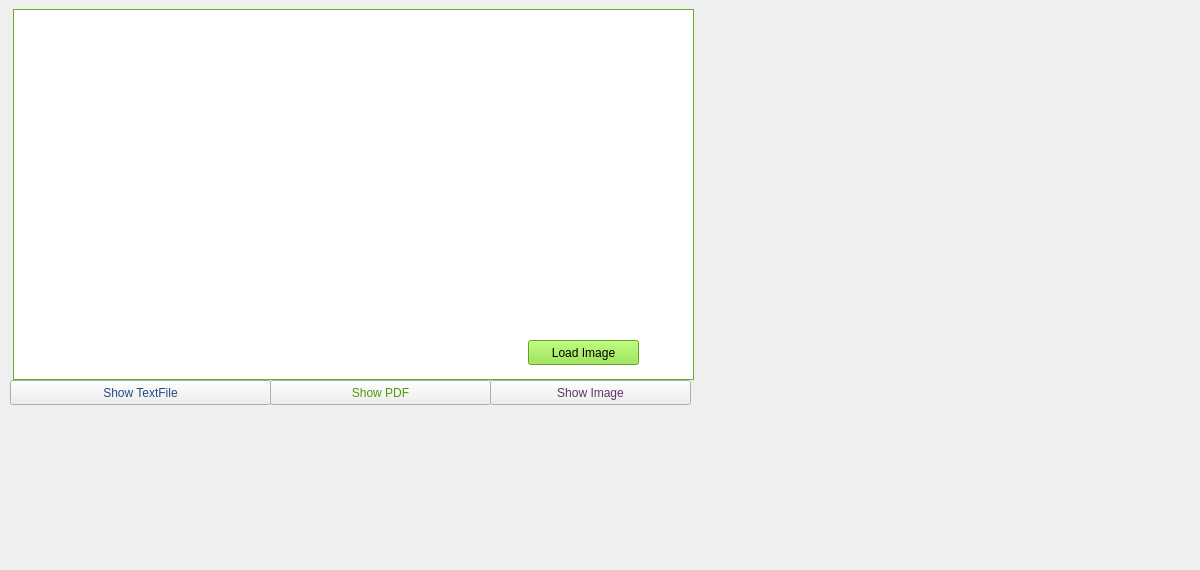
  <widget class="QWidget" name="centralWidget">
   <widget class="QPushButton" name="pushButton">
    <property name="geometry">
     <rect>
      <x>10</x>
      <y>380</y>
      <width>261</width>
      <height>25</height>
     </rect>
    </property>
    <property name="styleSheet">
     <string notr="true">font: 63 italic bold 11pt &quot;URW Bookman&quot;;
color: rgb(32, 74, 135)</string>
    </property>
    <property name="text">
     <string>Show TextFile</string>
    </property>
   </widget>
   <widget class="QTextEdit" name="textEdit">
    <property name="geometry">
     <rect>
      <x>13</x>
      <y>9</y>
      <width>681</width>
      <height>371</height>
     </rect>
    </property>
    <property name="palette">
     <palette>
      <active>
       <colorrole role="WindowText">
        <brush brushstyle="SolidPattern">
         <color alpha="255">
          <red>0</red>
          <green>0</green>
          <blue>0</blue>
         </color>
        </brush>
       </colorrole>
       <colorrole role="Button">
        <brush brushstyle="SolidPattern">
         <color alpha="255">
          <red>138</red>
          <green>226</green>
          <blue>52</blue>
         </color>
        </brush>
       </colorrole>
       <colorrole role="Light">
        <brush brushstyle="SolidPattern">
         <color alpha="255">
          <red>198</red>
          <green>255</green>
          <blue>143</blue>
         </color>
        </brush>
       </colorrole>
       <colorrole role="Midlight">
        <brush brushstyle="SolidPattern">
         <color alpha="255">
          <red>168</red>
          <green>240</green>
          <blue>97</blue>
         </color>
        </brush>
       </colorrole>
       <colorrole role="Dark">
        <brush brushstyle="SolidPattern">
         <color alpha="255">
          <red>69</red>
          <green>113</green>
          <blue>26</blue>
         </color>
        </brush>
       </colorrole>
       <colorrole role="Mid">
        <brush brushstyle="SolidPattern">
         <color alpha="255">
          <red>92</red>
          <green>151</green>
          <blue>34</blue>
         </color>
        </brush>
       </colorrole>
       <colorrole role="Text">
        <brush brushstyle="SolidPattern">
         <color alpha="255">
          <red>0</red>
          <green>0</green>
          <blue>0</blue>
         </color>
        </brush>
       </colorrole>
       <colorrole role="BrightText">
        <brush brushstyle="SolidPattern">
         <color alpha="255">
          <red>255</red>
          <green>255</green>
          <blue>255</blue>
         </color>
        </brush>
       </colorrole>
       <colorrole role="ButtonText">
        <brush brushstyle="SolidPattern">
         <color alpha="255">
          <red>0</red>
          <green>0</green>
          <blue>0</blue>
         </color>
        </brush>
       </colorrole>
       <colorrole role="Base">
        <brush brushstyle="SolidPattern">
         <color alpha="255">
          <red>255</red>
          <green>255</green>
          <blue>255</blue>
         </color>
        </brush>
       </colorrole>
       <colorrole role="Window">
        <brush brushstyle="SolidPattern">
         <color alpha="255">
          <red>138</red>
          <green>226</green>
          <blue>52</blue>
         </color>
        </brush>
       </colorrole>
       <colorrole role="Shadow">
        <brush brushstyle="SolidPattern">
         <color alpha="255">
          <red>0</red>
          <green>0</green>
          <blue>0</blue>
         </color>
        </brush>
       </colorrole>
       <colorrole role="AlternateBase">
        <brush brushstyle="SolidPattern">
         <color alpha="255">
          <red>196</red>
          <green>240</green>
          <blue>153</blue>
         </color>
        </brush>
       </colorrole>
       <colorrole role="ToolTipBase">
        <brush brushstyle="SolidPattern">
         <color alpha="255">
          <red>255</red>
          <green>255</green>
          <blue>220</blue>
         </color>
        </brush>
       </colorrole>
       <colorrole role="ToolTipText">
        <brush brushstyle="SolidPattern">
         <color alpha="255">
          <red>0</red>
          <green>0</green>
          <blue>0</blue>
         </color>
        </brush>
       </colorrole>
       <colorrole role="PlaceholderText">
        <brush brushstyle="SolidPattern">
         <color alpha="128">
          <red>0</red>
          <green>0</green>
          <blue>0</blue>
         </color>
        </brush>
       </colorrole>
      </active>
      <inactive>
       <colorrole role="WindowText">
        <brush brushstyle="SolidPattern">
         <color alpha="255">
          <red>0</red>
          <green>0</green>
          <blue>0</blue>
         </color>
        </brush>
       </colorrole>
       <colorrole role="Button">
        <brush brushstyle="SolidPattern">
         <color alpha="255">
          <red>138</red>
          <green>226</green>
          <blue>52</blue>
         </color>
        </brush>
       </colorrole>
       <colorrole role="Light">
        <brush brushstyle="SolidPattern">
         <color alpha="255">
          <red>198</red>
          <green>255</green>
          <blue>143</blue>
         </color>
        </brush>
       </colorrole>
       <colorrole role="Midlight">
        <brush brushstyle="SolidPattern">
         <color alpha="255">
          <red>168</red>
          <green>240</green>
          <blue>97</blue>
         </color>
        </brush>
       </colorrole>
       <colorrole role="Dark">
        <brush brushstyle="SolidPattern">
         <color alpha="255">
          <red>69</red>
          <green>113</green>
          <blue>26</blue>
         </color>
        </brush>
       </colorrole>
       <colorrole role="Mid">
        <brush brushstyle="SolidPattern">
         <color alpha="255">
          <red>92</red>
          <green>151</green>
          <blue>34</blue>
         </color>
        </brush>
       </colorrole>
       <colorrole role="Text">
        <brush brushstyle="SolidPattern">
         <color alpha="255">
          <red>0</red>
          <green>0</green>
          <blue>0</blue>
         </color>
        </brush>
       </colorrole>
       <colorrole role="BrightText">
        <brush brushstyle="SolidPattern">
         <color alpha="255">
          <red>255</red>
          <green>255</green>
          <blue>255</blue>
         </color>
        </brush>
       </colorrole>
       <colorrole role="ButtonText">
        <brush brushstyle="SolidPattern">
         <color alpha="255">
          <red>0</red>
          <green>0</green>
          <blue>0</blue>
         </color>
        </brush>
       </colorrole>
       <colorrole role="Base">
        <brush brushstyle="SolidPattern">
         <color alpha="255">
          <red>255</red>
          <green>255</green>
          <blue>255</blue>
         </color>
        </brush>
       </colorrole>
       <colorrole role="Window">
        <brush brushstyle="SolidPattern">
         <color alpha="255">
          <red>138</red>
          <green>226</green>
          <blue>52</blue>
         </color>
        </brush>
       </colorrole>
       <colorrole role="Shadow">
        <brush brushstyle="SolidPattern">
         <color alpha="255">
          <red>0</red>
          <green>0</green>
          <blue>0</blue>
         </color>
        </brush>
       </colorrole>
       <colorrole role="AlternateBase">
        <brush brushstyle="SolidPattern">
         <color alpha="255">
          <red>196</red>
          <green>240</green>
          <blue>153</blue>
         </color>
        </brush>
       </colorrole>
       <colorrole role="ToolTipBase">
        <brush brushstyle="SolidPattern">
         <color alpha="255">
          <red>255</red>
          <green>255</green>
          <blue>220</blue>
         </color>
        </brush>
       </colorrole>
       <colorrole role="ToolTipText">
        <brush brushstyle="SolidPattern">
         <color alpha="255">
          <red>0</red>
          <green>0</green>
          <blue>0</blue>
         </color>
        </brush>
       </colorrole>
       <colorrole role="PlaceholderText">
        <brush brushstyle="SolidPattern">
         <color alpha="128">
          <red>0</red>
          <green>0</green>
          <blue>0</blue>
         </color>
        </brush>
       </colorrole>
      </inactive>
      <disabled>
       <colorrole role="WindowText">
        <brush brushstyle="SolidPattern">
         <color alpha="255">
          <red>69</red>
          <green>113</green>
          <blue>26</blue>
         </color>
        </brush>
       </colorrole>
       <colorrole role="Button">
        <brush brushstyle="SolidPattern">
         <color alpha="255">
          <red>138</red>
          <green>226</green>
          <blue>52</blue>
         </color>
        </brush>
       </colorrole>
       <colorrole role="Light">
        <brush brushstyle="SolidPattern">
         <color alpha="255">
          <red>198</red>
          <green>255</green>
          <blue>143</blue>
         </color>
        </brush>
       </colorrole>
       <colorrole role="Midlight">
        <brush brushstyle="SolidPattern">
         <color alpha="255">
          <red>168</red>
          <green>240</green>
          <blue>97</blue>
         </color>
        </brush>
       </colorrole>
       <colorrole role="Dark">
        <brush brushstyle="SolidPattern">
         <color alpha="255">
          <red>69</red>
          <green>113</green>
          <blue>26</blue>
         </color>
        </brush>
       </colorrole>
       <colorrole role="Mid">
        <brush brushstyle="SolidPattern">
         <color alpha="255">
          <red>92</red>
          <green>151</green>
          <blue>34</blue>
         </color>
        </brush>
       </colorrole>
       <colorrole role="Text">
        <brush brushstyle="SolidPattern">
         <color alpha="255">
          <red>69</red>
          <green>113</green>
          <blue>26</blue>
         </color>
        </brush>
       </colorrole>
       <colorrole role="BrightText">
        <brush brushstyle="SolidPattern">
         <color alpha="255">
          <red>255</red>
          <green>255</green>
          <blue>255</blue>
         </color>
        </brush>
       </colorrole>
       <colorrole role="ButtonText">
        <brush brushstyle="SolidPattern">
         <color alpha="255">
          <red>69</red>
          <green>113</green>
          <blue>26</blue>
         </color>
        </brush>
       </colorrole>
       <colorrole role="Base">
        <brush brushstyle="SolidPattern">
         <color alpha="255">
          <red>138</red>
          <green>226</green>
          <blue>52</blue>
         </color>
        </brush>
       </colorrole>
       <colorrole role="Window">
        <brush brushstyle="SolidPattern">
         <color alpha="255">
          <red>138</red>
          <green>226</green>
          <blue>52</blue>
         </color>
        </brush>
       </colorrole>
       <colorrole role="Shadow">
        <brush brushstyle="SolidPattern">
         <color alpha="255">
          <red>0</red>
          <green>0</green>
          <blue>0</blue>
         </color>
        </brush>
       </colorrole>
       <colorrole role="AlternateBase">
        <brush brushstyle="SolidPattern">
         <color alpha="255">
          <red>138</red>
          <green>226</green>
          <blue>52</blue>
         </color>
        </brush>
       </colorrole>
       <colorrole role="ToolTipBase">
        <brush brushstyle="SolidPattern">
         <color alpha="255">
          <red>255</red>
          <green>255</green>
          <blue>220</blue>
         </color>
        </brush>
       </colorrole>
       <colorrole role="ToolTipText">
        <brush brushstyle="SolidPattern">
         <color alpha="255">
          <red>0</red>
          <green>0</green>
          <blue>0</blue>
         </color>
        </brush>
       </colorrole>
       <colorrole role="PlaceholderText">
        <brush brushstyle="SolidPattern">
         <color alpha="128">
          <red>0</red>
          <green>0</green>
          <blue>0</blue>
         </color>
        </brush>
       </colorrole>
      </disabled>
     </palette>
    </property>
    <property name="autoFillBackground">
     <bool>false</bool>
    </property>
    <property name="styleSheet">
     <string notr="true">font: 11pt &quot;Ubuntu Condensed&quot;;
color: rgb(239, 41, 41);</string>
    </property>
   </widget>
   <widget class="QPushButton" name="pushButton_2">
    <property name="geometry">
     <rect>
      <x>270</x>
      <y>380</y>
      <width>221</width>
      <height>25</height>
     </rect>
    </property>
    <property name="styleSheet">
     <string notr="true">font: 63 italic bold 11pt &quot;URW Bookman&quot;;
color: rgb(78, 154, 6)</string>
    </property>
    <property name="text">
     <string>Show PDF</string>
    </property>
   </widget>
   <widget class="QPushButton" name="pushButton_3">
    <property name="geometry">
     <rect>
      <x>490</x>
      <y>380</y>
      <width>201</width>
      <height>25</height>
     </rect>
    </property>
    <property name="styleSheet">
     <string notr="true">font: 63 italic bold 11pt &quot;URW Bookman&quot;;
color: rgb(92, 53, 102);</string>
    </property>
    <property name="text">
     <string>Show Image</string>
    </property>
   </widget>
   <widget class="QLabel" name="label">
    <property name="geometry">
     <rect>
      <x>720</x>
      <y>30</y>
      <width>471</width>
      <height>531</height>
     </rect>
    </property>
    <property name="text">
     <string/>
    </property>
   </widget>
   <widget class="QPushButton" name="pushButton_4">
    <property name="geometry">
     <rect>
      <x>528</x>
      <y>340</y>
      <width>111</width>
      <height>25</height>
     </rect>
    </property>
    <property name="palette">
     <palette>
      <active>
       <colorrole role="WindowText">
        <brush brushstyle="SolidPattern">
         <color alpha="255">
          <red>0</red>
          <green>0</green>
          <blue>0</blue>
         </color>
        </brush>
       </colorrole>
       <colorrole role="Button">
        <brush brushstyle="SolidPattern">
         <color alpha="255">
          <red>138</red>
          <green>226</green>
          <blue>52</blue>
         </color>
        </brush>
       </colorrole>
       <colorrole role="Light">
        <brush brushstyle="SolidPattern">
         <color alpha="255">
          <red>198</red>
          <green>255</green>
          <blue>143</blue>
         </color>
        </brush>
       </colorrole>
       <colorrole role="Midlight">
        <brush brushstyle="SolidPattern">
         <color alpha="255">
          <red>168</red>
          <green>240</green>
          <blue>97</blue>
         </color>
        </brush>
       </colorrole>
       <colorrole role="Dark">
        <brush brushstyle="SolidPattern">
         <color alpha="255">
          <red>69</red>
          <green>113</green>
          <blue>26</blue>
         </color>
        </brush>
       </colorrole>
       <colorrole role="Mid">
        <brush brushstyle="SolidPattern">
         <color alpha="255">
          <red>92</red>
          <green>151</green>
          <blue>34</blue>
         </color>
        </brush>
       </colorrole>
       <colorrole role="Text">
        <brush brushstyle="SolidPattern">
         <color alpha="255">
          <red>0</red>
          <green>0</green>
          <blue>0</blue>
         </color>
        </brush>
       </colorrole>
       <colorrole role="BrightText">
        <brush brushstyle="SolidPattern">
         <color alpha="255">
          <red>255</red>
          <green>255</green>
          <blue>255</blue>
         </color>
        </brush>
       </colorrole>
       <colorrole role="ButtonText">
        <brush brushstyle="SolidPattern">
         <color alpha="255">
          <red>0</red>
          <green>0</green>
          <blue>0</blue>
         </color>
        </brush>
       </colorrole>
       <colorrole role="Base">
        <brush brushstyle="SolidPattern">
         <color alpha="255">
          <red>255</red>
          <green>255</green>
          <blue>255</blue>
         </color>
        </brush>
       </colorrole>
       <colorrole role="Window">
        <brush brushstyle="SolidPattern">
         <color alpha="255">
          <red>138</red>
          <green>226</green>
          <blue>52</blue>
         </color>
        </brush>
       </colorrole>
       <colorrole role="Shadow">
        <brush brushstyle="SolidPattern">
         <color alpha="255">
          <red>0</red>
          <green>0</green>
          <blue>0</blue>
         </color>
        </brush>
       </colorrole>
       <colorrole role="AlternateBase">
        <brush brushstyle="SolidPattern">
         <color alpha="255">
          <red>196</red>
          <green>240</green>
          <blue>153</blue>
         </color>
        </brush>
       </colorrole>
       <colorrole role="ToolTipBase">
        <brush brushstyle="SolidPattern">
         <color alpha="255">
          <red>255</red>
          <green>255</green>
          <blue>220</blue>
         </color>
        </brush>
       </colorrole>
       <colorrole role="ToolTipText">
        <brush brushstyle="SolidPattern">
         <color alpha="255">
          <red>0</red>
          <green>0</green>
          <blue>0</blue>
         </color>
        </brush>
       </colorrole>
       <colorrole role="PlaceholderText">
        <brush brushstyle="SolidPattern">
         <color alpha="128">
          <red>0</red>
          <green>0</green>
          <blue>0</blue>
         </color>
        </brush>
       </colorrole>
      </active>
      <inactive>
       <colorrole role="WindowText">
        <brush brushstyle="SolidPattern">
         <color alpha="255">
          <red>0</red>
          <green>0</green>
          <blue>0</blue>
         </color>
        </brush>
       </colorrole>
       <colorrole role="Button">
        <brush brushstyle="SolidPattern">
         <color alpha="255">
          <red>138</red>
          <green>226</green>
          <blue>52</blue>
         </color>
        </brush>
       </colorrole>
       <colorrole role="Light">
        <brush brushstyle="SolidPattern">
         <color alpha="255">
          <red>198</red>
          <green>255</green>
          <blue>143</blue>
         </color>
        </brush>
       </colorrole>
       <colorrole role="Midlight">
        <brush brushstyle="SolidPattern">
         <color alpha="255">
          <red>168</red>
          <green>240</green>
          <blue>97</blue>
         </color>
        </brush>
       </colorrole>
       <colorrole role="Dark">
        <brush brushstyle="SolidPattern">
         <color alpha="255">
          <red>69</red>
          <green>113</green>
          <blue>26</blue>
         </color>
        </brush>
       </colorrole>
       <colorrole role="Mid">
        <brush brushstyle="SolidPattern">
         <color alpha="255">
          <red>92</red>
          <green>151</green>
          <blue>34</blue>
         </color>
        </brush>
       </colorrole>
       <colorrole role="Text">
        <brush brushstyle="SolidPattern">
         <color alpha="255">
          <red>0</red>
          <green>0</green>
          <blue>0</blue>
         </color>
        </brush>
       </colorrole>
       <colorrole role="BrightText">
        <brush brushstyle="SolidPattern">
         <color alpha="255">
          <red>255</red>
          <green>255</green>
          <blue>255</blue>
         </color>
        </brush>
       </colorrole>
       <colorrole role="ButtonText">
        <brush brushstyle="SolidPattern">
         <color alpha="255">
          <red>0</red>
          <green>0</green>
          <blue>0</blue>
         </color>
        </brush>
       </colorrole>
       <colorrole role="Base">
        <brush brushstyle="SolidPattern">
         <color alpha="255">
          <red>255</red>
          <green>255</green>
          <blue>255</blue>
         </color>
        </brush>
       </colorrole>
       <colorrole role="Window">
        <brush brushstyle="SolidPattern">
         <color alpha="255">
          <red>138</red>
          <green>226</green>
          <blue>52</blue>
         </color>
        </brush>
       </colorrole>
       <colorrole role="Shadow">
        <brush brushstyle="SolidPattern">
         <color alpha="255">
          <red>0</red>
          <green>0</green>
          <blue>0</blue>
         </color>
        </brush>
       </colorrole>
       <colorrole role="AlternateBase">
        <brush brushstyle="SolidPattern">
         <color alpha="255">
          <red>196</red>
          <green>240</green>
          <blue>153</blue>
         </color>
        </brush>
       </colorrole>
       <colorrole role="ToolTipBase">
        <brush brushstyle="SolidPattern">
         <color alpha="255">
          <red>255</red>
          <green>255</green>
          <blue>220</blue>
         </color>
        </brush>
       </colorrole>
       <colorrole role="ToolTipText">
        <brush brushstyle="SolidPattern">
         <color alpha="255">
          <red>0</red>
          <green>0</green>
          <blue>0</blue>
         </color>
        </brush>
       </colorrole>
       <colorrole role="PlaceholderText">
        <brush brushstyle="SolidPattern">
         <color alpha="128">
          <red>0</red>
          <green>0</green>
          <blue>0</blue>
         </color>
        </brush>
       </colorrole>
      </inactive>
      <disabled>
       <colorrole role="WindowText">
        <brush brushstyle="SolidPattern">
         <color alpha="255">
          <red>69</red>
          <green>113</green>
          <blue>26</blue>
         </color>
        </brush>
       </colorrole>
       <colorrole role="Button">
        <brush brushstyle="SolidPattern">
         <color alpha="255">
          <red>138</red>
          <green>226</green>
          <blue>52</blue>
         </color>
        </brush>
       </colorrole>
       <colorrole role="Light">
        <brush brushstyle="SolidPattern">
         <color alpha="255">
          <red>198</red>
          <green>255</green>
          <blue>143</blue>
         </color>
        </brush>
       </colorrole>
       <colorrole role="Midlight">
        <brush brushstyle="SolidPattern">
         <color alpha="255">
          <red>168</red>
          <green>240</green>
          <blue>97</blue>
         </color>
        </brush>
       </colorrole>
       <colorrole role="Dark">
        <brush brushstyle="SolidPattern">
         <color alpha="255">
          <red>69</red>
          <green>113</green>
          <blue>26</blue>
         </color>
        </brush>
       </colorrole>
       <colorrole role="Mid">
        <brush brushstyle="SolidPattern">
         <color alpha="255">
          <red>92</red>
          <green>151</green>
          <blue>34</blue>
         </color>
        </brush>
       </colorrole>
       <colorrole role="Text">
        <brush brushstyle="SolidPattern">
         <color alpha="255">
          <red>69</red>
          <green>113</green>
          <blue>26</blue>
         </color>
        </brush>
       </colorrole>
       <colorrole role="BrightText">
        <brush brushstyle="SolidPattern">
         <color alpha="255">
          <red>255</red>
          <green>255</green>
          <blue>255</blue>
         </color>
        </brush>
       </colorrole>
       <colorrole role="ButtonText">
        <brush brushstyle="SolidPattern">
         <color alpha="255">
          <red>69</red>
          <green>113</green>
          <blue>26</blue>
         </color>
        </brush>
       </colorrole>
       <colorrole role="Base">
        <brush brushstyle="SolidPattern">
         <color alpha="255">
          <red>138</red>
          <green>226</green>
          <blue>52</blue>
         </color>
        </brush>
       </colorrole>
       <colorrole role="Window">
        <brush brushstyle="SolidPattern">
         <color alpha="255">
          <red>138</red>
          <green>226</green>
          <blue>52</blue>
         </color>
        </brush>
       </colorrole>
       <colorrole role="Shadow">
        <brush brushstyle="SolidPattern">
         <color alpha="255">
          <red>0</red>
          <green>0</green>
          <blue>0</blue>
         </color>
        </brush>
       </colorrole>
       <colorrole role="AlternateBase">
        <brush brushstyle="SolidPattern">
         <color alpha="255">
          <red>138</red>
          <green>226</green>
          <blue>52</blue>
         </color>
        </brush>
       </colorrole>
       <colorrole role="ToolTipBase">
        <brush brushstyle="SolidPattern">
         <color alpha="255">
          <red>255</red>
          <green>255</green>
          <blue>220</blue>
         </color>
        </brush>
       </colorrole>
       <colorrole role="ToolTipText">
        <brush brushstyle="SolidPattern">
         <color alpha="255">
          <red>0</red>
          <green>0</green>
          <blue>0</blue>
         </color>
        </brush>
       </colorrole>
       <colorrole role="PlaceholderText">
        <brush brushstyle="SolidPattern">
         <color alpha="128">
          <red>0</red>
          <green>0</green>
          <blue>0</blue>
         </color>
        </brush>
       </colorrole>
      </disabled>
     </palette>
    </property>
    <property name="cursor">
     <cursorShape>ArrowCursor</cursorShape>
    </property>
    <property name="styleSheet">
     <string notr="true">font: 75 bold 15pt &quot;Yrsa&quot;;</string>
    </property>
    <property name="text">
     <string>Load Image</string>
    </property>
   </widget>
  </widget>
